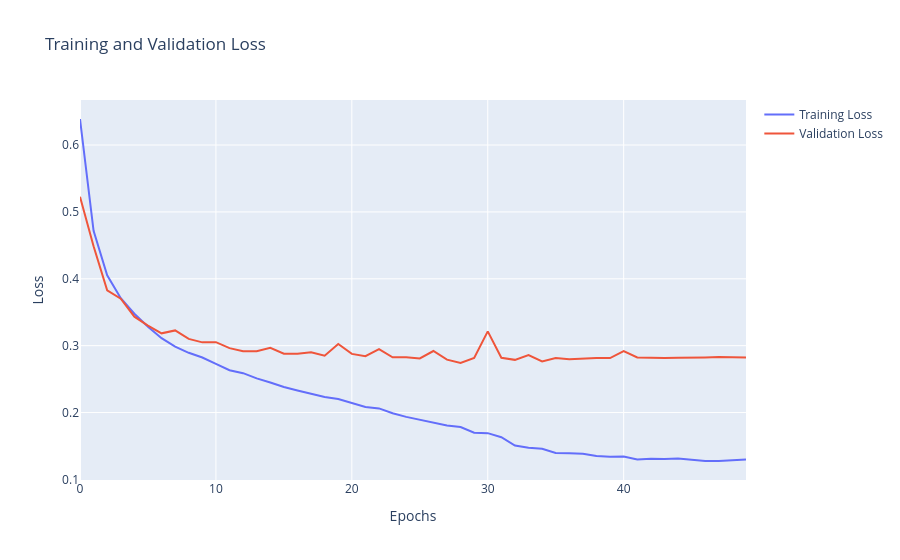

Notebook source saved alongside this figure:
### Code cell
fig = go.Figure(data=[
    go.Scatter(y=history["loss"], name="Training Loss", mode="lines"),
    go.Scatter(y=history["val_loss"], name="Validation Loss", mode="lines")
])
fig.update_layout(title="Training and Validation Loss", xaxis_title="Epochs", yaxis_title="Loss")
fig.show()

### Figure 1 — Plotly figure (JSON) as saved in the notebook; plotly's stock layout.template omitted (floating-point values rounded to 4 significant figures)
{"data": [{"mode": "lines", "name": "Training Loss", "type": "scatter", "y": [0.6389, 0.4717, 0.4052, 0.371, 0.3477, 0.3285, 0.3112, 0.2984, 0.2893, 0.2824, 0.2729, 0.2633, 0.2589, 0.2511, 0.2449, 0.2381, 0.2329, 0.2282, 0.2234, 0.2201, 0.2147, 0.2083, 0.2062, 0.1989, 0.1935, 0.1892, 0.1858, 0.1807, 0.1782, 0.1699, 0.1692, 0.1632, 0.1508, 0.1474, 0.1458, 0.1396, 0.139, 0.1383, 0.1351, 0.1338, 0.1341, 0.1298, 0.1309, 0.1305, 0.1313, 0.1293, 0.1276, 0.1276, 0.129, 0.1296]}, {"mode": "lines", "name": "Validation Loss", "type": "scatter", "y": [0.5226, 0.4486, 0.3828, 0.3702, 0.3434, 0.33, 0.3185, 0.3228, 0.3102, 0.3049, 0.3052, 0.2964, 0.2917, 0.2916, 0.2969, 0.2881, 0.2879, 0.2902, 0.285, 0.3024, 0.2877, 0.2843, 0.2947, 0.2825, 0.2828, 0.281, 0.292, 0.2791, 0.2742, 0.2816, 0.3213, 0.2819, 0.2788, 0.2861, 0.2764, 0.2816, 0.2796, 0.2811, 0.2816, 0.2814, 0.2919, 0.2823, 0.2816, 0.2814, 0.2818, 0.2826, 0.2825, 0.2829, 0.2827, 0.2824]}], "layout": {"title": {"text": "Training and Validation Loss"}, "xaxis": {"title": {"text": "Epochs"}}, "yaxis": {"title": {"text": "Loss"}}}}
